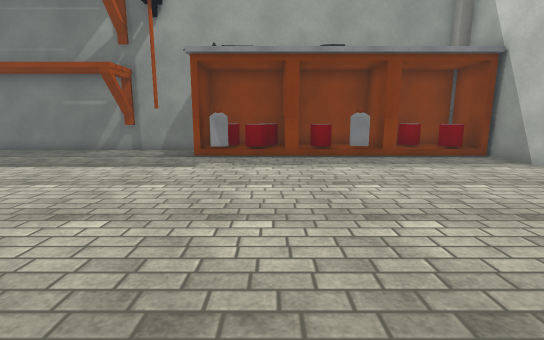
view 1 (above)

16 first-person views from a walk through a Unity game level. The camera is 1.5 m above the floor, tilts 10° down and sees 85° across. The floor is counted in squares, 1 m on a side. Each view is taken from the middle of a square. On the plan, view 1 faces up. The plan holds only what a view shows up to about 15 squares ahead; the rest is blank. Surface patterns are stand-ins for the level's own textures.

view 2
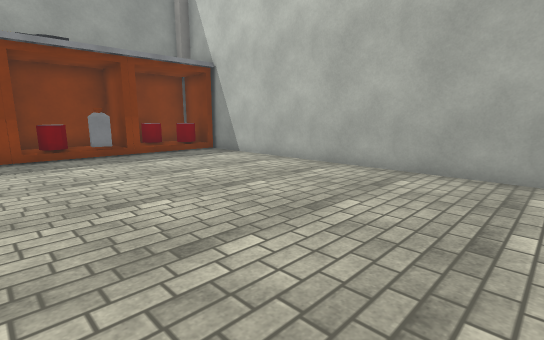

view 3
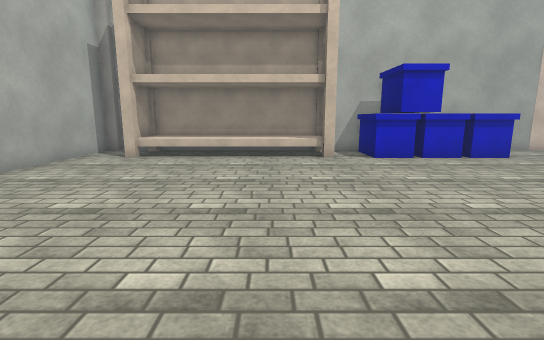

view 4
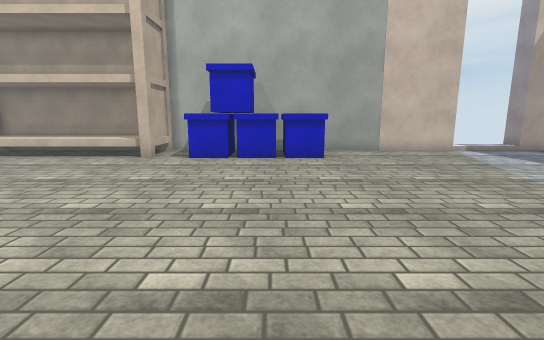

view 5
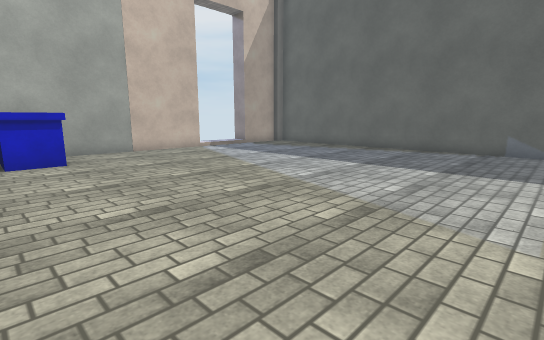

view 6
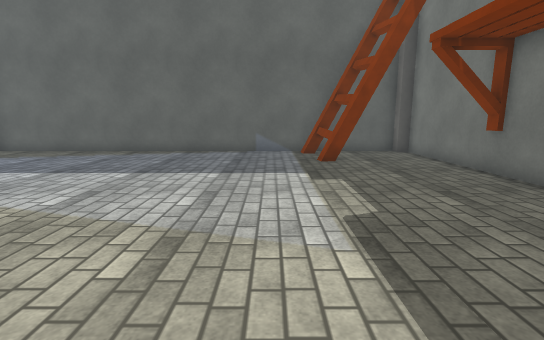

view 7
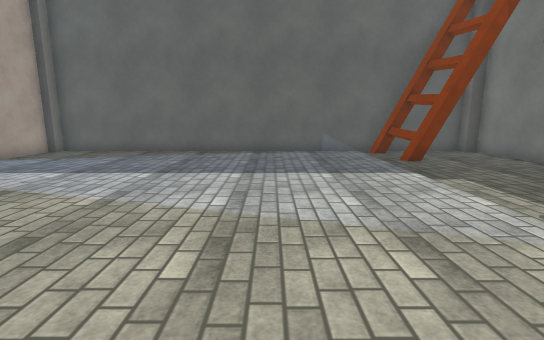

view 8
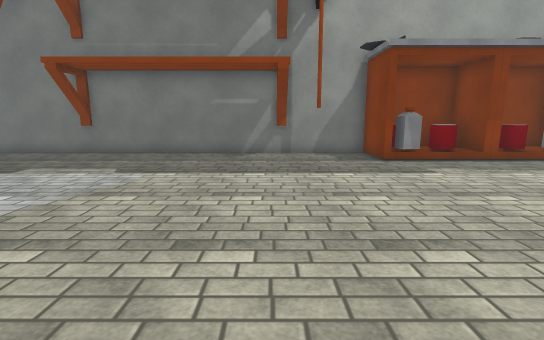

view 9
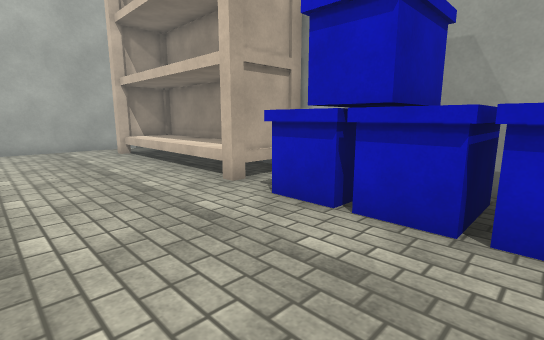

view 10
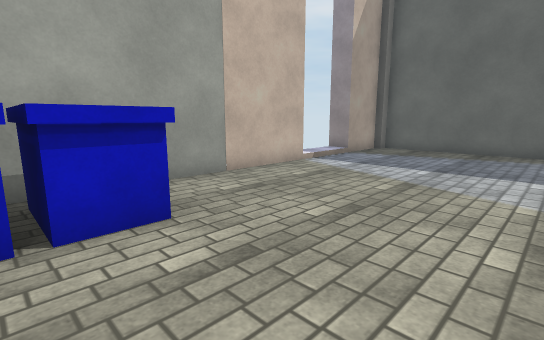

view 11
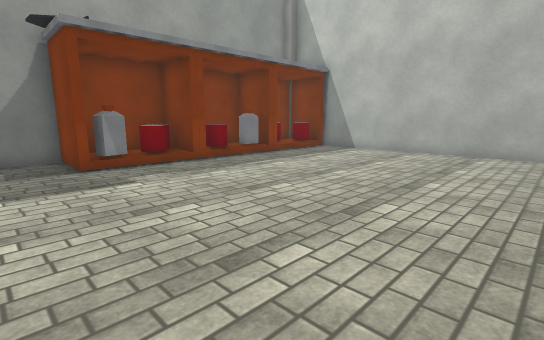

view 12
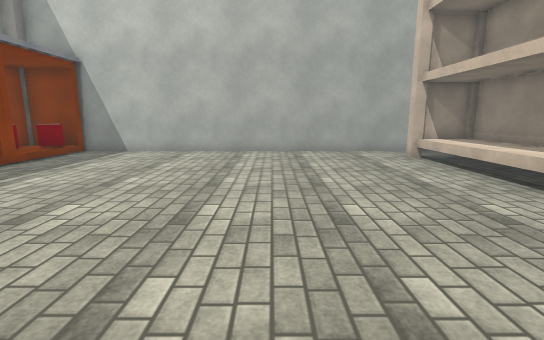

view 13
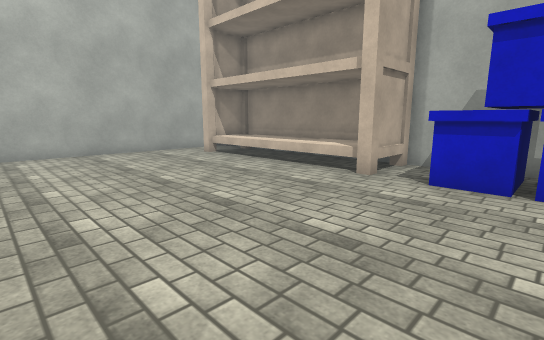

view 14
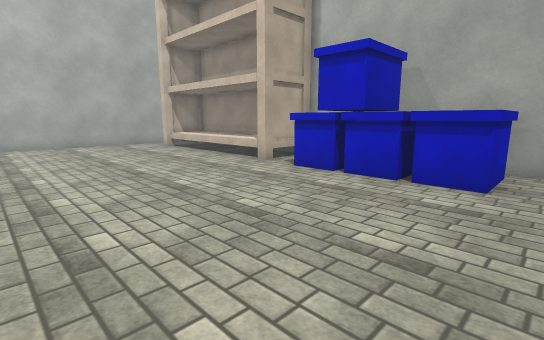

view 15
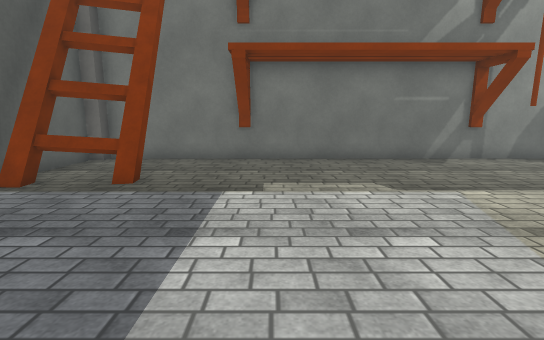

view 16
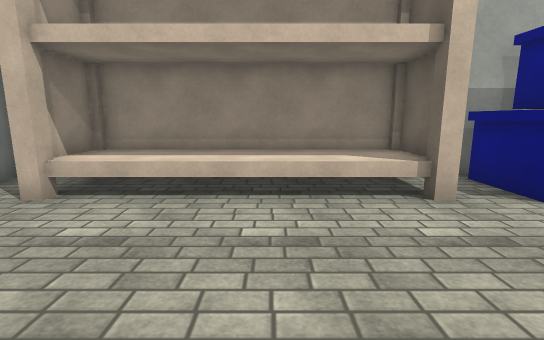

### Floor plan
Key: @ floor where view 1 was taken; # wall or solid block; . main floor; : floor 0.25 m higher than the main floor; / step, stairs or slope; = window, fence, low wall or low ledge; O other object.
Columns run from 21 left of view 1 to 9 right of it. Each row starts with its distance up from view 1.
 14 ##############################
 13 #.................#OOO#O:##O:#
 12 #.................#OOO#OOO#OO##
 11 ##.##.........................#
 10 ###=#.........................#
  9 #.............................#
  8 #.............................#
  7 #.............................#
  6 #.............................#
  5 #.............................#
  4 #.............................#
  3 #.............................#
  2 #.............................#
  1 #.............................#
  0 #....................@........#
 -1 #.............................#
 -2 #............OOOOOO........O..#
 -3 #............OOOOOO.OOOOOOOO..#
 -4 #............OOO OO.OOOOOOOO..#
 -5 ####///########################
 -6    #

Positions as (right, up) in squares from view 1, and headings:
1: (0, 0), facing up
2: (0, -1), facing up-right
3: (1, 9), facing down
4: (-6, 9), facing down
5: (-6, 9), facing down-left
6: (-7, 8), facing left
7: (-7, 5), facing left
8: (-7, 1), facing up
9: (-7, 2), facing down-right
10: (-6, 2), facing down-left
11: (-5, 2), facing up-right
12: (-5, 3), facing right
13: (-5, 5), facing down-right
14: (-9, 5), facing down-right
15: (-14, 3), facing up
16: (2, 3), facing down
